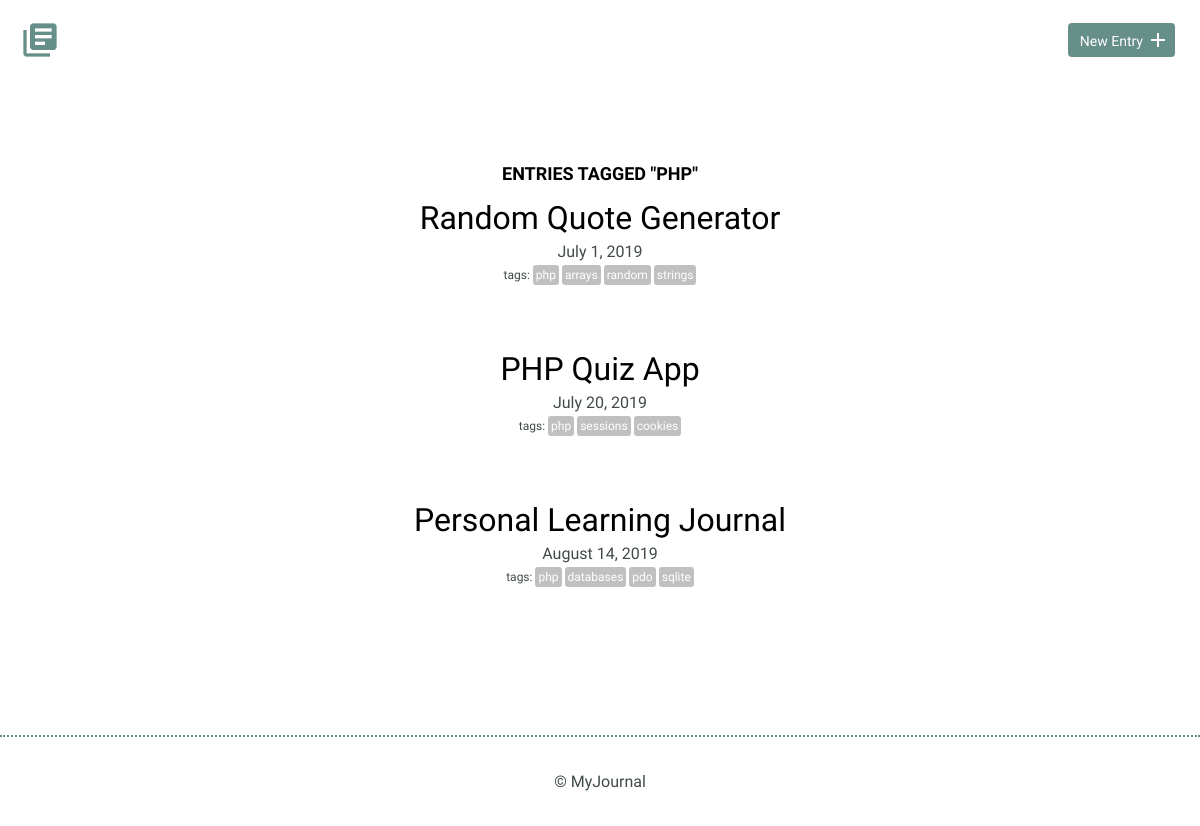
Screenshot of /index.php?tag=php with the database file from the repository.
### tables this page shows
CREATE TABLE "entries" (
	"id"	INTEGER NOT NULL PRIMARY KEY AUTOINCREMENT UNIQUE,
	"title"	TEXT,
	"date"	TEXT,
	"time_spent"	INTEGER,
	"learned"	BLOB,
	"resources"	BLOB
);

### index.php (the view, shortened to what this page needs)
<?php
require_once("inc/database.php");
if (isset($_GET["tag"])) {
	try {
		$results = $db->prepare('select entries.id, title, date from entries
							    join entries_tags on entries.id = entries_tags.entry_id
							    join tags on entries_tags.tag_id = tags.id
							    where tag = ?');
		$results->bindParam(1, $_GET["tag"]);
		$results->execute();
	} catch(Exception $e) {
		echo $e->getMessage();
		die();
	}
}
$entries = $results->fetchAll(PDO::FETCH_ASSOC);
?>
<!DOCTYPE html>
<html>
    <head>
        <link rel="stylesheet" href="css/normalize.css">
        <link rel="stylesheet" href="css/site.css">
    </head>
    <body>
		<?php include "inc/header.php"; ?>
        <section>
            <div class="container">
                <div class="entry-list">
					<?php
					if (isset($_GET["tag"])) {
						echo '<h3 style="text-align: center">Entries tagged "' . $_GET["tag"] . '"</h3><br>';
					}
					foreach($entries as $entry) {
						$fullDate = date('F j, Y', strtotime($entry['date']));
						try {
							$results = $db->prepare('select tag, tags.id from entries
												   join entries_tags on entries.id = entries_tags.entry_id
												   join tags on entries_tags.tag_id = tags.id
												   where entries.id = ?');
							$results->bindParam(1, $entry['id']);
							$results->execute();
						} catch(Exception $e) {
							echo $e->getMessage();
							die();
						}
						$tags = $results->fetchAll(PDO::FETCH_ASSOC);
						echo <<<EOT
						<article>
							<h2><a href="detail.php?id={$entry['id']}">{$entry['title']}</a></h2>
							<time datetime="{$entry['date']}">{$fullDate}</time>
EOT;
						if (!empty($tags)) {
							echo '<div class="tag-container"><span class="tag-label">tags:</span>';
							foreach($tags as $tag) {
								echo '<span class="tag"><a href="index.php?tag=' . $tag["tag"] .
								'">' . $tag["tag"] . '</a></span>';
							}
							echo('</div>');
						}
						echo '</article>';
					}
					?>
                </div>
            </div>
        </section>
        <?php include "inc/footer.php"; ?>
    </body>
</html>

### css/site.css (style rules this page uses)
body { font-size: 16px; color: #404a49; font-family: 'Cousine', serif; font-weight: 400; }
.container { margin: 0 auto; padding: 0 25px; }
h1, h2, h3 { margin: 0; font-weight: 400; line-height: 1em; color: #000; }
h2 { font-size: 32px; }
h2 a { text-decoration: none; color: #000; }
h3 { font-size: 18px; font-family: 'Work Sans', serif; font-weight: 600; text-transform: uppercase; }
.entry-list, .edit-entry, .new-entry { max-width: 800px; margin: 0 auto; padding: 70px 0 150px 0; }
.entry-list article { margin-bottom: 70px; text-align: center; }
.entry-list article:last-child { margin-bottom: 0; }
.entry-list article h2 { margin-bottom: 8px; }
.tag-container { margin-top: 3px; }
.tag { color: white; font-size: 12px; padding: 3px; background-color: Silver; border-radius: 3px; margin-right: 3px; }
.tag-label { font-size: 12px; padding: 3px; }
span > a, span > a:link, span > a:hover, span > a:visited, span > a:active { text-decoration: none; color: white; }

### rows the page displays
entries: title "Random Quote Generator", date "July 1, 2019", tag "php", tag "arrays", tag "random", tag "strings"
entries: title "PHP Quiz App", date "July 20, 2019", tag "php", tag "sessions", tag "cookies"
entries: title "Personal Learning Journal", date "August 14, 2019", tag "php", tag "databases", tag "pdo", tag "sqlite"

### other values shown
$_GET["tag"] "PHP"
